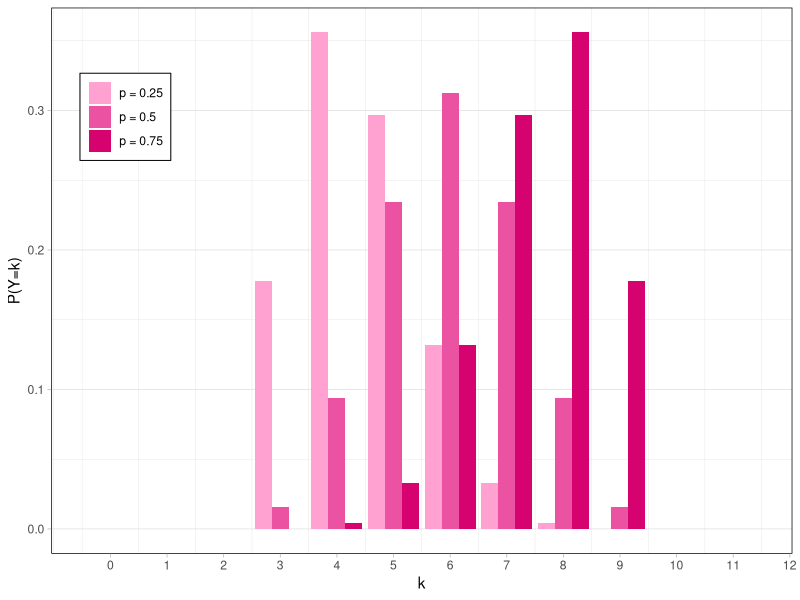
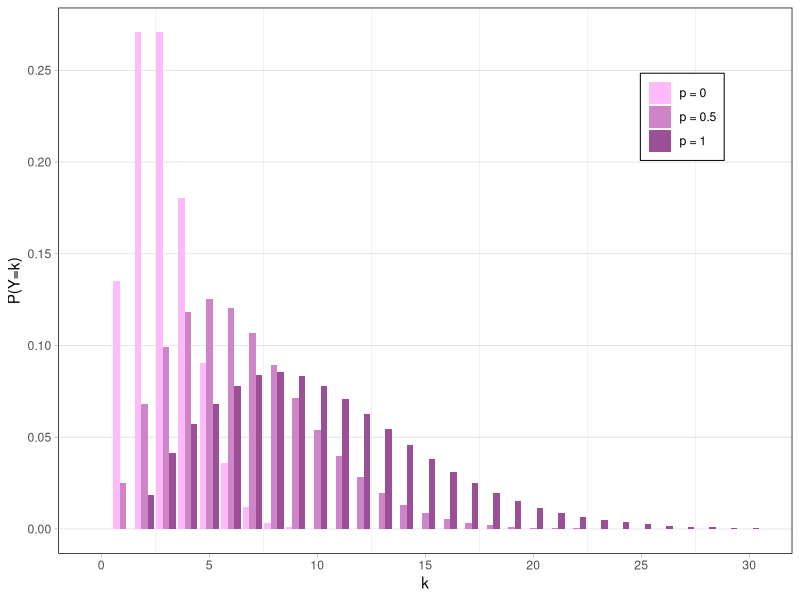
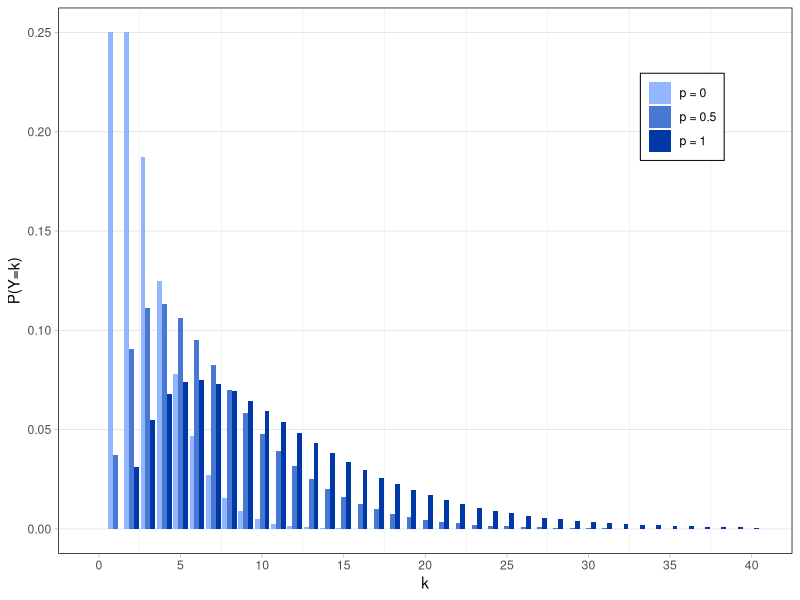

Recreate these plots in R, in order. (Note: a time limit stopped this script after it produced the figures.)
#Analytical Figures

library(ggplot2)


get_new_degree_pois <- function(lambda, p){
  newdeg <- c(0)
  N<- 40
  for (k in 1: N){
    sum <- 0
    
    for (i in 1: k)         #current degree
    { 
      M <- i * (N -1)
      for(l in (k-i):M)                          #number of grandchildren
      { 
        sum <- sum + dpois(i-1, lambda)* dpois(l-1, i*lambda) *dbinom(k-i, l, p)
      } 
      
    }
    newdeg[k+1] <- sum
    cat(k)
    
  }
  
  return(newdeg)
}




get_new_degree_constant <- function(lambda, p){
  newdeg <- c(0)
  
  i <- lambda +1
  l <- lambda *(lambda +1)
  
  N <- i + l +1
  
  for (k in 1: N){
    
    newdeg[k+1] <- dbinom(k-i, l, p)
    cat(k)
    
  }
  
  return(newdeg)
}




get_new_degree_nb <- function(r, q, p){
  newdeg <- c(0)
  maxdegree <- 100                               #say that max degree of poison original distr is 30
  #N <- maxdegree + maxdegree*(maxdegree-1)     #maximal possible new degree
  N <- 100                                       #setting maxdegree and N higher has only effect at 1e-8
  
  for (k in 1: maxdegree){
    sum <- 0
    
    for (i in 1: k)                              #current degree
    { 
      M <- min(N, i * (maxdegree -1))
      for(l in (k-i):N)                          #number of grandchildren
      { 
        sum <- sum + dbinom(k-i, l, p)*  dnbinom( l-1, size= i*r+1, prob=q) * dnbinom(i-1, size = r, prob= q)
        
      } 
      
    }
    newdeg[k+1] <- sum
    cat(k)
    
  }
  
  return(newdeg)
}






#constant

df_const <- data.frame(x=seq(0,11, by=1), y= c( c(get_new_degree_constant(2,0.25),0), c(get_new_degree_constant(2,0.5),0), c(get_new_degree_constant(2,0.75),0)), 
                 ClusteringProbability = c( rep("p = 0.25", 12), rep("p = 0.5",12),rep("p = 0.75", 12)))




ggplot(df_const, aes(x=x, y=y,fill=ClusteringProbability)) +
  geom_col(position = "dodge")+
  scale_fill_manual(values = c("p = 0.25" ='#FFA1D1', "p = 0.5" = '#EB52A1',"p = 0.75" =  '#D60270'))+ 
  theme_light()+
  theme(legend.position = c(0.1, 0.8))+
  theme(legend.title = element_blank(),
        legend.spacing.y = unit(0, "mm"), 
        panel.border = element_rect(colour = "black", fill=NA),
        #aspect.ratio = 1, axis.text = element_text(colour = 1, size = 12),
        legend.background = element_blank(),
        legend.box.background = element_rect(colour = "black"))+
  scale_x_continuous(breaks = seq(0, 12, by = 1))+
  theme(
    panel.grid.major.x = element_blank(),
    #panel.grid.minor.x = element_blank(),
    #panel.grid.major.y = element_blank(),
    #panel.grid.minor.y = element_blank()
  )+
  labs(x = "k", y = "P(Y=k)")
  


  






#Pois



df_pois <- data.frame(x=seq(0,30, by=1), y= c(get_new_degree_pois(2,0)[1:31], get_new_degree_pois(2,0.5)[1:31], get_new_degree_pois(2,1)[1:31]), 
                      ClusteringProbability = c( rep("p = 0", 31), rep("p = 0.5",31), rep("p = 1",31)))






ggplot(df_pois, aes(x=x, y=y,fill=ClusteringProbability)) +
  geom_col(position = "dodge")+
  scale_fill_manual(values = c("p = 0" ='#FFBAFA', "p = 0.5" = '#CD85C8', "p = 1" =  '#9B4F96'))+
  theme_light()+
  theme(legend.position = c(0.85, 0.8))+
  theme(legend.title = element_blank(),
        legend.spacing.y = unit(0, "mm"), 
        panel.border = element_rect(colour = "black", fill=NA),
        #aspect.ratio = 1, axis.text = element_text(colour = 1, size = 12),
        legend.background = element_blank(),
        legend.box.background = element_rect(colour = "black"))+
  scale_x_continuous(breaks = seq(0, 30, by = 5))+
  scale_y_continuous(breaks = seq(0, 0.3, by = 0.05))+
  #xlim(0,30)+
  theme(
    panel.grid.major.x = element_blank(),
    #panel.grid.minor.x = element_blank(),
    #panel.grid.major.y = element_blank(),
    panel.grid.minor.y = element_blank()
  )+
  labs(x = "k", y = "P(Y=k)")










#NB



df_nb <- data.frame(x=seq(0,40, by=1), y= c(get_new_degree_nb(2, 0.5 ,1)[1:41], get_new_degree_nb(2, 0.5, 0.5)[1:41], get_new_degree_nb(2, 0.5, 0)[1:41]), 
                    ClusteringProbability = c( rep("p = 1", 41), rep("p = 0.5", 41), rep("p = 0", 41)))




ggplot(df_nb, aes(x=x, y=y,fill=ClusteringProbability)) +
  geom_col(position = "dodge")+
  scale_fill_manual(values = c("p = 0" ='#91B6FF', "p = 0.5" = '#4977D4', "p = 1" =  '#0038A8'))+
  theme_light()+
  theme(legend.position = c(0.85, 0.8))+
  theme(legend.title = element_blank(),
        legend.spacing.y = unit(0, "mm"), 
        panel.border = element_rect(colour = "black", fill=NA),
        #aspect.ratio = 1, axis.text = element_text(colour = 1, size = 12),
        legend.background = element_blank(),
        legend.box.background = element_rect(colour = "black"))+
  scale_x_continuous(breaks = seq(0, 40, by = 5))+
  scale_y_continuous(breaks = seq(0, 0.3, by = 0.05))+
  #xlim(0,40)+
  theme(
    panel.grid.major.x = element_blank(),
    #panel.grid.minor.x = element_blank(),
    #panel.grid.major.y = element_blank(),
    panel.grid.minor.y = element_blank()
  )+
  labs(x = "k", y = "P(Y=k)")







#Expected degree



#expected degree
mean_pois <- c()
mean_constant <- c()
mean_nb <- c()

for(p in seq(0,1, by=0.05 )){
  newdeg_pois <- get_new_degree_pois(2, p)
  value_pois <- 0 : (length(newdeg_pois)-1)
  
  newdeg_constant <- get_new_degree_constant(2, p)
  value_constant <- 0 : (length(newdeg_constant)-1)
  
  newdeg_nb <- get_new_degree_nb(2, 0.5, p)
  value_nb <- 0 : (length(newdeg_nb)-1)
  
  mean_pois <- c(mean_pois, weighted.mean(value_pois, newdeg_pois))
  mean_constant <- c(mean_constant, weighted.mean(value_constant, newdeg_constant))
  mean_nb <- c(mean_nb, weighted.mean(value_nb, newdeg_nb))
  
}



df_expdeg <- data.frame(x=seq(0,1, by=0.05), y= c( mean_constant, mean_pois, mean_nb), Offspring = c(rep("Fixed 2",21), rep("Pois(2)", 21), rep("NB(2,0.5)",21)))



ggplot(df_expdeg, aes(x=x, y=y, color=Offspring)) +
  geom_point() +
  geom_line() +
  scale_color_manual(values = c("Fixed 2" =  '#D60270', "Pois(2)" ='#9B4F96', "NB(2,0.5)" =  '#0038A8' ))+ 
  theme_light()+
  theme(legend.position = c(0.85, 0.2))+
  theme(
        legend.spacing.y = unit(0, "mm"), 
        panel.border = element_rect(colour = "black", fill=NA),
        #aspect.ratio = 1, axis.text = element_text(colour = 1, size = 12),
        legend.background = element_blank(),
        legend.box.background = element_rect(colour = "black"))+
  #ylim(3 ,11.5)+
  scale_y_continuous(breaks = seq(3, 12, by = 2))+
  labs(x = "Clustering Probability (p)", y = "Expected Degree (E(Y))")







#clustercoeff voor p

clusteringcoeff_pois <- c()
clusteringcoeff_constant <- c()

clusteringcoeff_pois3 <- c()
clusteringcoeff_constant3 <- c()

clusteringcoeff_pois4 <- c()
clusteringcoeff_constant4 <- c()

clusteringcoeff_pois5 <- c()
clusteringcoeff_constant5 <- c()



p <- seq(0,1, by=0.01)
lambda<-2
cluster_pois2 <- (p*(lambda*(3*lambda + (lambda^2 + lambda + 2)*p^2 +4)+2))/ 
  (lambda*(lambda+2)+lambda*(lambda+2)*(lambda^2 + lambda+1)*p^2 +2*(lambda*(lambda+1)*(lambda+2)+1)*p)
cluster_constant2 <- (p* ((lambda - 1)* p^2 + 3))/((lambda^2 + lambda - 1)*p^2 + 2*(lambda + 1)*p + 1) 

lambda<-3
cluster_pois3 <- (p*(lambda*(3*lambda + (lambda^2 + lambda + 2)*p^2 +4)+2))/ 
  (lambda*(lambda+2)+lambda*(lambda+2)*(lambda^2 + lambda+1)*p^2 +2*(lambda*(lambda+1)*(lambda+2)+1)*p)
cluster_constant3 <- (p* ((lambda - 1)* p^2 + 3))/((lambda^2 + lambda - 1)*p^2 + 2*(lambda + 1)*p + 1) 

lambda<-5
cluster_pois5 <- (p*(lambda*(3*lambda + (lambda^2 + lambda + 2)*p^2 +4)+2))/ 
  (lambda*(lambda+2)+lambda*(lambda+2)*(lambda^2 + lambda+1)*p^2 +2*(lambda*(lambda+1)*(lambda+2)+1)*p)
cluster_constant5 <- (p* ((lambda - 1)* p^2 + 3))/((lambda^2 + lambda - 1)*p^2 + 2*(lambda + 1)*p + 1) 




df_cluster <- data.frame(x=p, y= c(cluster_pois2, cluster_constant2, cluster_pois3, cluster_constant3,  cluster_pois5, cluster_constant5), 
                         Offspring = c( rep("Pois(2)", length(p)), rep("Fixed 2", length(p)), rep("Pois(3)", length(p)), rep("Fixed 3", length(p)),  rep("Pois(5)", length(p)), rep("Fixed 5",length(p))))



ggplot(df_cluster, aes(x = x, y = y, color = Offspring)) +
  geom_line() +
  scale_color_manual(values = c("Pois(2)" = '#147BD1', "Fixed 2" = '#753BBD', "Pois(3)" ='#F7EA48' , "Fixed 3" =  '#2DC84D',  
                                "Pois(5)" = '#E03C31', "Fixed 5" ='#FF7F41'             )) +
  theme_light() +
  theme(legend.position = c(0.85, 0.2),
        legend.spacing.y = unit(0, "mm"),
        panel.border = element_rect(colour = "black", fill = NA),
        legend.background = element_blank(),
        legend.box.background = element_rect(colour = "black")) +
  labs(x = "Clustering Probability (p)", y = "Clustering Coefficient (C)") +
  guides(color = guide_legend(ncol = 2))  
